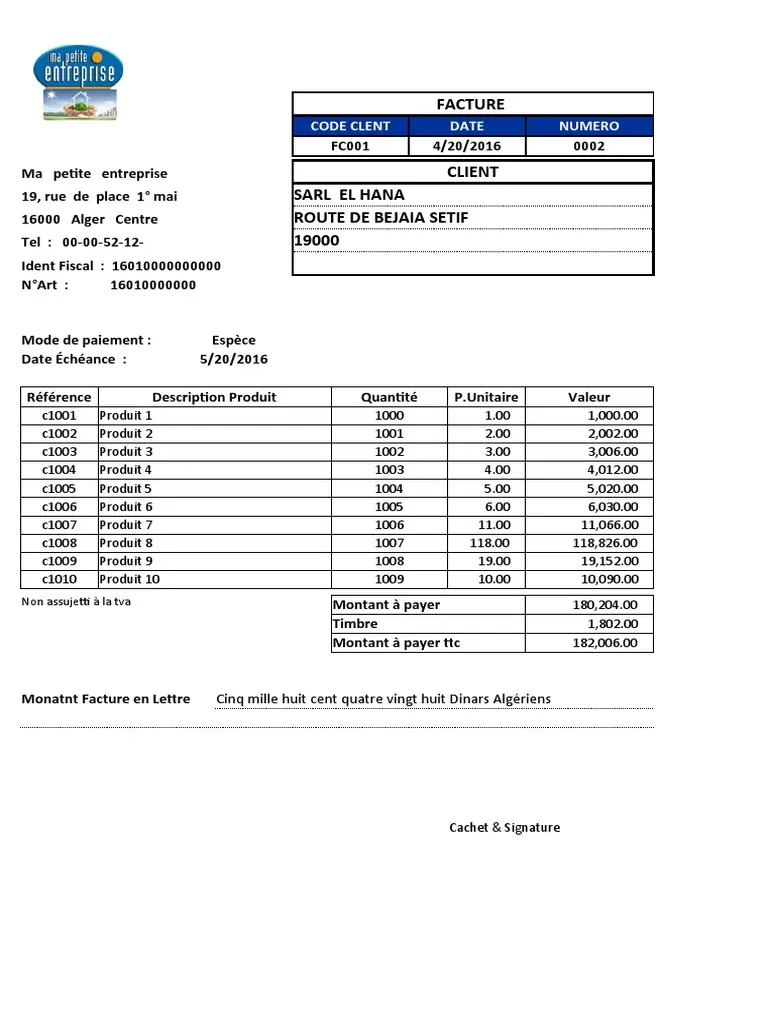
#> input picture core/documents/image2tab.webp, 768 x 1024 px
$ python -i detection-signature-chachet-codebarr.py   (imports and definitions only)   (older library calls are emulated)
#> lines starting #> are read from the running program, lines starting #| are printed output that depends on the picture; after the words box and inside, x2 and y2 are one past the last pixel; in counts of white or black regions, pixels touching at a corner belong together
#> further down, picture is the input picture: PIL image 768x1024 RGB; mean R, G, B 239.5, 240.1, 240.9
from __future__ import annotations

import base64
import io
import subprocess
import tempfile
from pathlib import Path
from typing import Any, Dict, Iterable, List, Tuple

try:
    import numpy as np
except Exception:
    np = None  # type: ignore

try:
    import cv2  # type: ignore
except Exception:
    cv2 = None  # type: ignore

try:
    from pyzbar.pyzbar import decode as zbar_decode  # type: ignore
except Exception:
    zbar_decode = None  # type: ignore

from PIL import Image, ImageSequence

try:
    from pipeline.file_resolution import resolve_runtime_input_path
except Exception:
    def resolve_runtime_input_path(path: Path, repo_root: Path) -> Path:
        return path


REPO_ROOT = Path(__file__).resolve().parent.parent
IMAGE_EXTS = {".png", ".jpg", ".jpeg", ".webp", ".bmp", ".tif", ".tiff"}
PDF_EXTS = {".pdf"}
MAX_SCAN_PAGES = 20
MAX_SIDE = 720
PDF_RENDER_DPI = 110
MAX_PDF_RENDER_SECONDS = 20
SIGNATURE_MAX_PER_PAGE = 1
PAGE_PREVIEW_MAX_SIDE = 900


def _safe_list(value: Any) -> List[Any]:
    return value if isinstance(value, list) else []


# [797 lines left out: functions _safe_int, _safe_float, _image_to_data_url, _doc_key, _build_source_path_map, _iter_docs and 25 more, not called in this run]


def _variant_images_for_decoder(img: Image.Image) -> List[Tuple[str, Image.Image]]:
    variants: List[Tuple[str, Image.Image]] = [("gray", img.convert("L"))]
    if cv2 is None or np is None:
        return variants
    try:
        gray = np.asarray(img.convert("L"), dtype=np.uint8)
        _, otsu = cv2.threshold(gray, 0, 255, cv2.THRESH_BINARY + cv2.THRESH_OTSU)
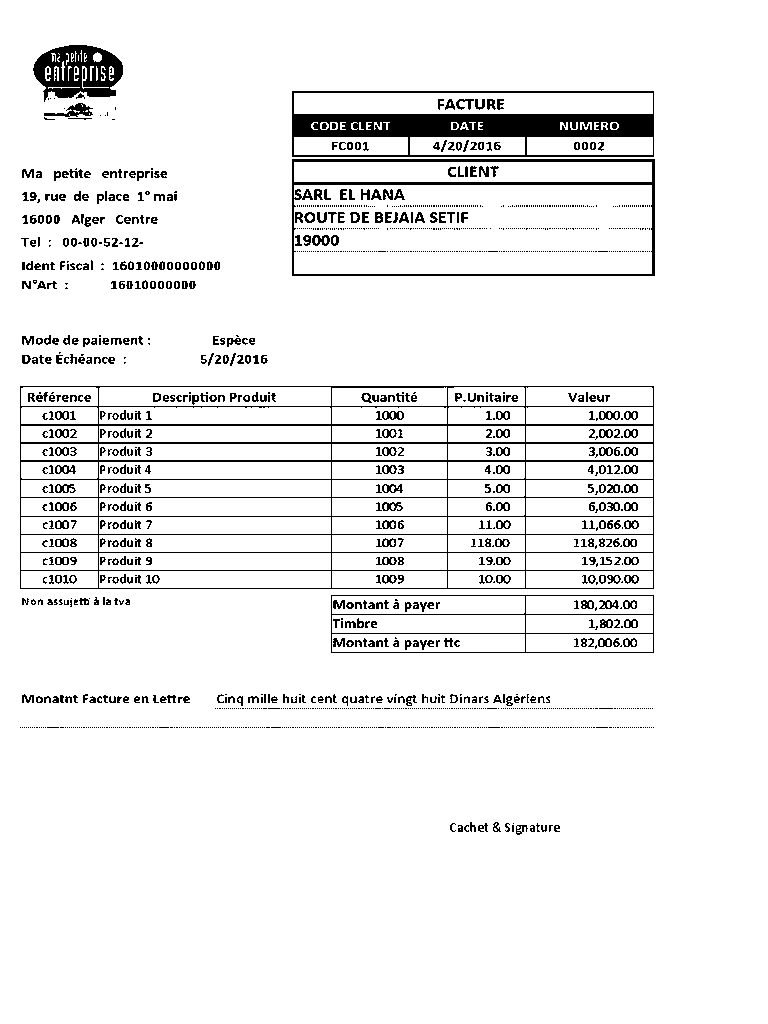
#> otsu: shape (1024, 768); 93.5% white; 1633 black regions (1099 under 20 px), largest, box (x1, y1, x2, y2) and area: (20, 386, 654, 589) 10799, (292, 91, 654, 157) 9229, (292, 159, 655, 276) 3571
        variants.append(("otsu", Image.fromarray(otsu)))
        adaptive = cv2.adaptiveThreshold(
            gray,
            255,
            cv2.ADAPTIVE_THRESH_GAUSSIAN_C,
            cv2.THRESH_BINARY,
            31,
            11,
        )
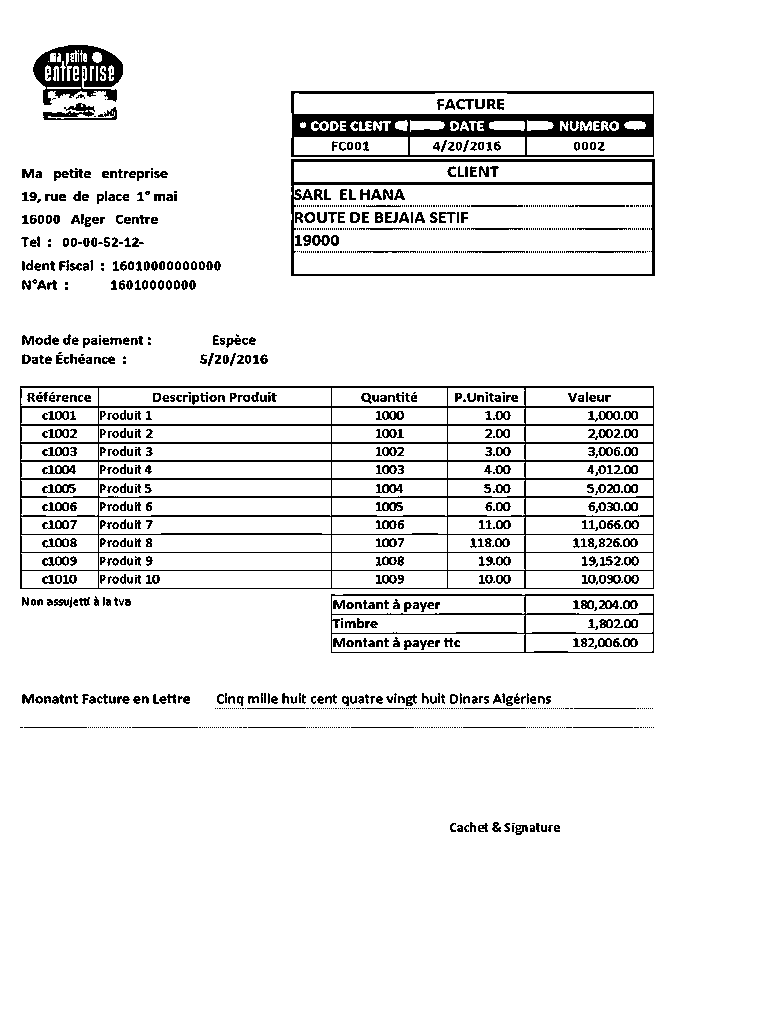
#> adaptive: shape (1024, 768); 92.6% white; black in thin lines or dots, all inside (x1, y1, x2, y2) = (20, 45, 655, 835)
        variants.append(("adaptive", Image.fromarray(adaptive)))
        up = cv2.resize(gray, None, fx=1.7, fy=1.7, interpolation=cv2.INTER_CUBIC)
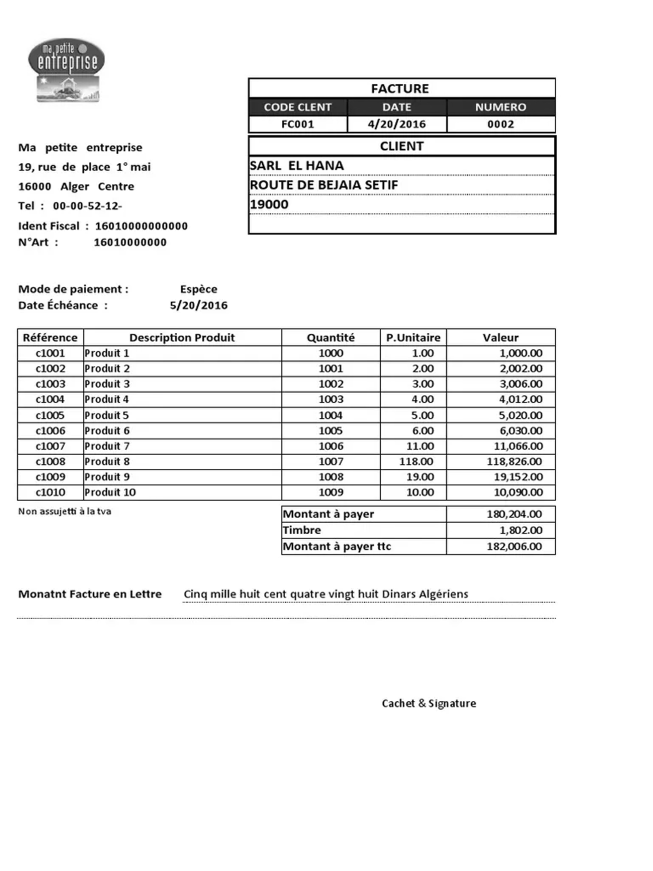
#> up: shape (1741, 1306) (shown at 1/2 size); min 0, max 255, mean 239.7
        variants.append(("gray-x17", Image.fromarray(up)))
        _, up_otsu = cv2.threshold(up, 0, 255, cv2.THRESH_BINARY + cv2.THRESH_OTSU)
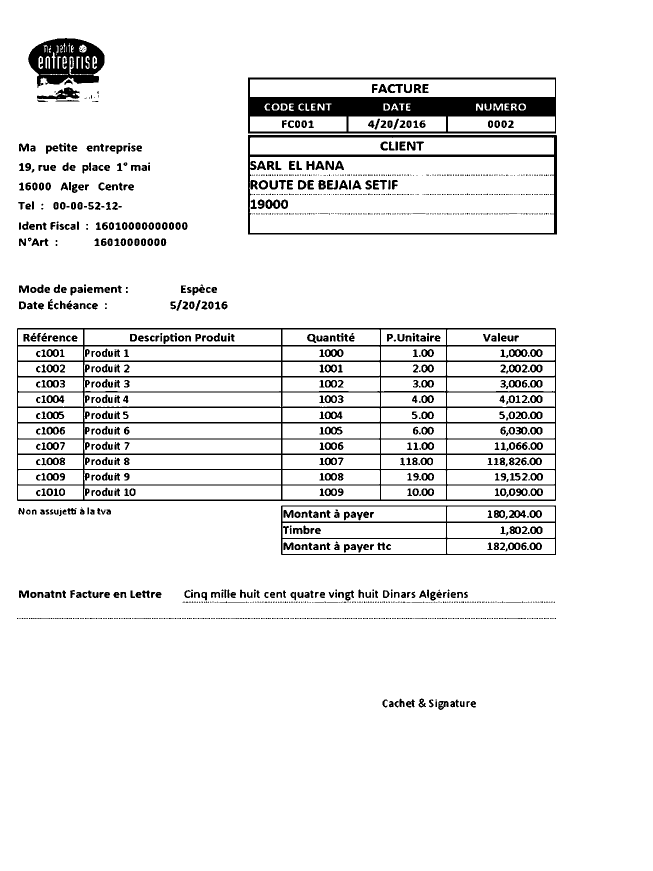
#> up_otsu: shape (1741, 1306) (shown at 1/2 size); 92.8% white; 1638 black regions (1007 under 20 px), largest, box (x1, y1, x2, y2) and area: (34, 656, 1112, 1002) 39093, (496, 155, 1112, 267) 27470, (496, 270, 1114, 469) 10059
        variants.append(("otsu-x17", Image.fromarray(up_otsu)))
    except Exception:
        pass
    return variants


# [460 lines left out: functions _dedupe_decoder_detections, _detect_qr_barcode_decoders, _bbox_iou, _scan_windows, _detect_page_marks, _build_page_previews and 2 more, not called in this run]


_CTX = globals()
# [1 line not run here, left out]

>>> from PIL import Image
>>> picture = Image.open('../documents/image2tab.webp')
>>> result = _variant_images_for_decoder(picture)
#> result = 5 items

$ run again, on core/documents/bon-de-commade.png
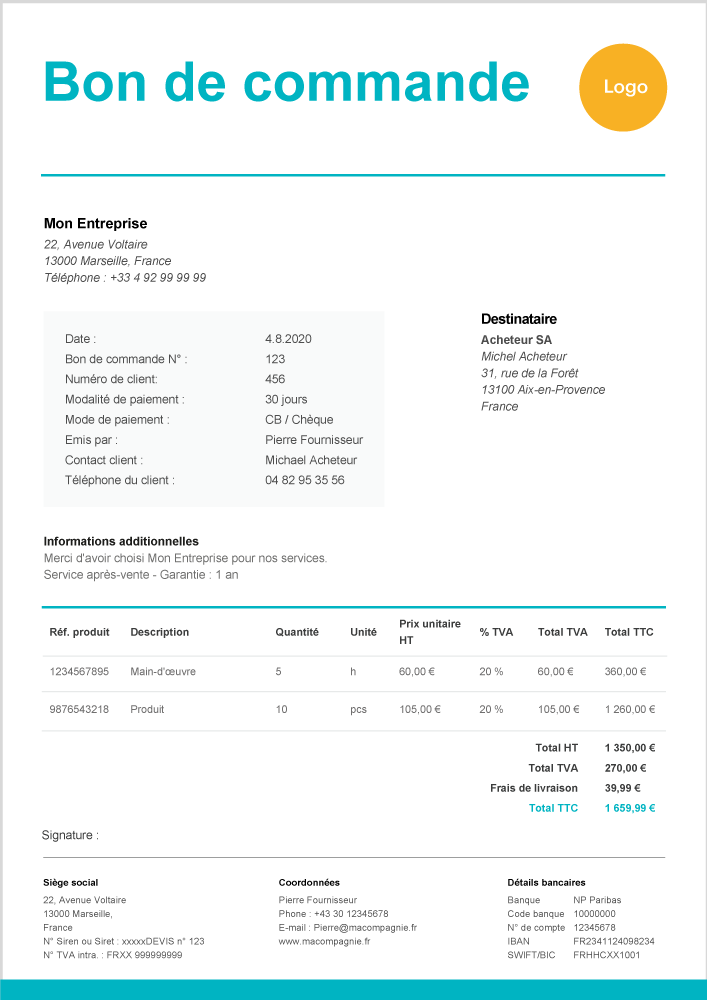
#> input picture core/documents/bon-de-commade.png, 707 x 1000 px
#> picture is the input picture: PIL image 707x1000 P; mean R, G, B 241, 246.9, 246.3
#> in _variant_images_for_decoder, `_, otsu = cv2.threshold(gray, 0, 255, cv2.THRESH_BINARY + cv2.THRESH_O..`:
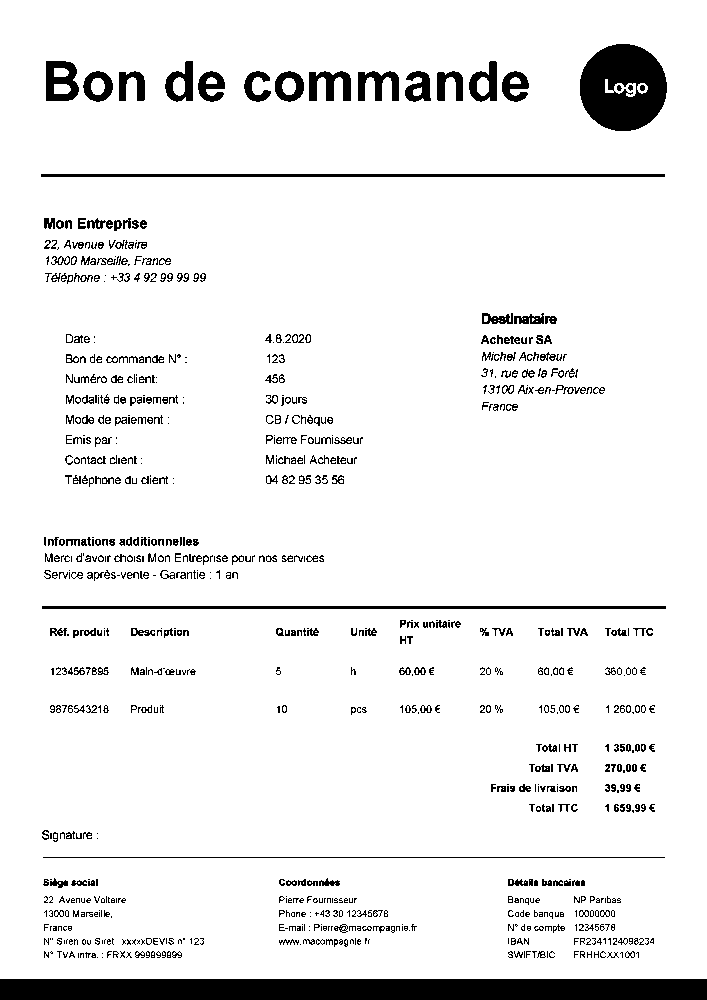
#> otsu: shape (1000, 707); 92.7% white; 863 black regions (416 under 20 px), largest, box (x1, y1, x2, y2) and area: (0, 979, 707, 1000) 14847, (580, 44, 667, 131) 5631, (41, 174, 665, 177) 1872
#> adaptive: shape (1000, 707); 93.3% white; 734 black regions (204 under 20 px), largest, box (x1, y1, x2, y2) and area: (0, 979, 707, 992) 4260, (4, 0, 704, 3) 2085, (0, 5, 2, 972) 1929
#> in _variant_images_for_decoder, `_, up_otsu = cv2.threshold(up, 0, 255, cv2.THRESH_BINARY + cv2.THRESH_..`:
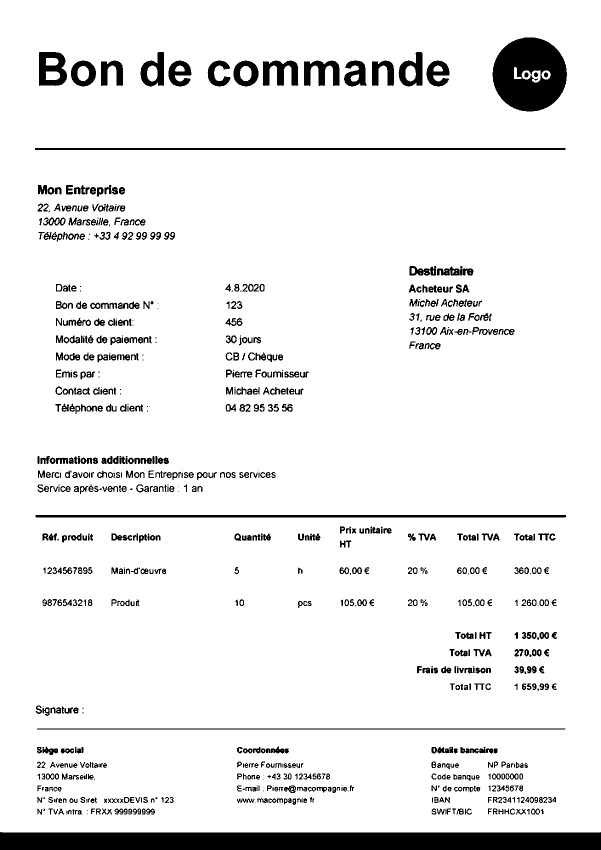
#> up_otsu: shape (1700, 1202) (shown at 1/2 size); 92.5% white; 861 black regions (113 under 20 px), largest, box (x1, y1, x2, y2) and area: (0, 1664, 1202, 1700) 42074, (985, 75, 1134, 223) 16261, (71, 1030, 1132, 1035) 5303
#> result = 5 items
